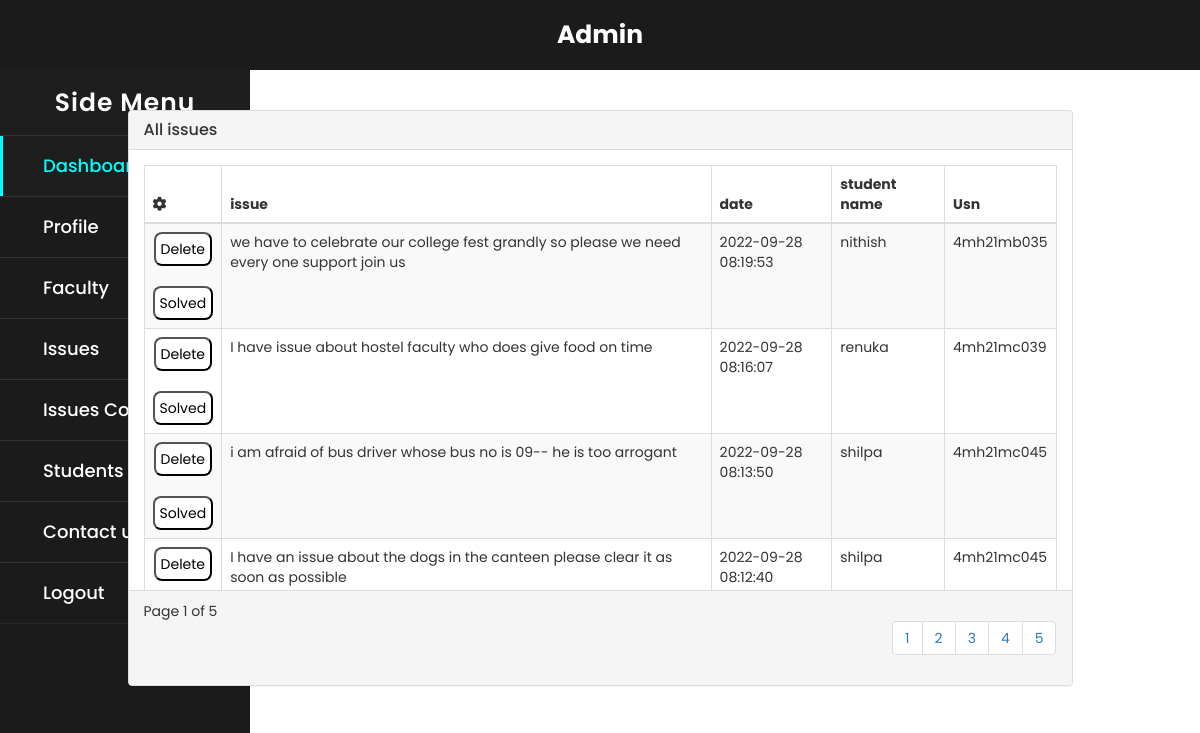
The app's page /Admin/all_issues.php (signed in) with its own data.
### tables this page shows
CREATE TABLE `posts` (
  `id` int(11) NOT NULL,
  `text` varchar(900) NOT NULL,
  `date` timestamp NOT NULL DEFAULT current_timestamp(),
  `studentid` bigint(100) NOT NULL,
  `postoption` varchar(100) NOT NULL DEFAULT 'public',
  `done` varchar(30) NOT NULL DEFAULT 'notdone'
);

CREATE TABLE `student` (
  `Sid` bigint(100) NOT NULL,
  `Name` varchar(255) NOT NULL,
  `Email` varchar(255) NOT NULL,
  `Phone` bigint(50) NOT NULL,
  `Batch` varchar(200) DEFAULT NULL,
  `Branch` int(100) NOT NULL,
  `Password` varchar(255) NOT NULL,
  `status` varchar(100) NOT NULL DEFAULT 'pending'
);

### Admin/all_issues.php (the view, shortened to what this page needs)
<!DOCTYPE html>
<head>
    <link rel="stylesheet" type="text/css" href="../css/table.css">
    <link rel="stylesheet" type="text/css" href="../css/buttons.css">
    <link href="//maxcdn.bootstrapcdn.com/bootstrap/3.3.0/css/bootstrap.min.css" rel="stylesheet" id="bootstrap-css">
</head>
<body>
<?php include '../asset/admin_dash.php'; ?>
    <div class="container">
        <div class="row">
            <br>
            <br>
            <div class="col-md-10 col-md-offset-1">
                <div class="panel panel-default panel-table">
                    <div class="panel-heading">
                        <div class="row">
                            <div class="col col-xs-6">
                                <h3 class="panel-title">All issues</h3>
                            </div>
                        </div>
                    </div>
                    <div class="panel-body table-fixed">
                        <table class="table table-striped table-bordered table-list">
                            <thead>
                                <tr>
                                    <th><em class="fa fa-cog"></em></th>
                                    <th class="hidden-xs">issue</th>
                                    <th>date</th>
                                    <th>student name</th>
                                    <th>Usn</th>
                                </tr>
                            </thead>
                            <tbody>
                                <?php
                                include '../Connection.php';
                                $que = mysqli_query($conn, "select I.*,s.Name as Name,s.Batch as Batch from posts I,student s where s.Sid=I.studentid  and postoption in ('Public','Anonymous') and I.done='notdone' order by date desc");
                                while ($row = mysqli_fetch_array($que)) {
                                    ?>
                                    <tr>
                                        <td align='center'>
                                            <form method="POST" action="all_issues.php">
                                                <input type="submit" name="delete" id="but" onclick="return confirm('confirm to delete')" value="Delete"><br><br>
                                                <input type="submit" name="done" id="butgreen"  value="Solved">
                                            </form>
                                        <td><?php echo $row['text']; ?></td>
                                        <td><?php echo $row['date']; ?></td>
                                        <td><?php echo $row['Name']; ?></td>
                                        <td><?php echo $row['Batch']; ?></td>
                                    </tr>
                                    <?php
                                }
                                ?>
                            </tbody>
                        </table>
                    </div>
                    <div class="panel-footer">
                        <div class="row">
                            <div class="col col-xs-4">Page 1 of 5
                            </div>
                            <div class="col col-xs-8">
                                <ul class="pagination hidden-xs pull-right">
                                    <li><a href="#">1</a></li>
                                    <li><a href="#">2</a></li>
                                    <li><a href="#">3</a></li>
                                    <li><a href="#">4</a></li>
                                    <li><a href="#">5</a></li>
                                </ul>
                            </div>
                        </div>
                    </div>
                </div>
            </div></div></div>
</body>
</html>

### css/table.css (style rules this page uses)
.table-fixed { display: block; height: 440px; overflow-y: auto; }

### css/buttons.css (style rules this page uses)
#but { padding:5px; color: black; background-color: white; border-radius: 8px; border-color: black; }
#butgreen { padding:5px; color: black; background-color: white; border-radius: 8px; border-color: black; }

### asset/admin_dash.php (style rules this page uses)
* { margin: 0; padding: 0; user-select: none; box-sizing: border-box; font-family: 'Poppins', sans-serif; }

### records on screen
posts: text "we have to celebrate our college fest grandly so please we need every one support join us", date "2022-09-28 08:19:53", studentid.Name "nithish", studentid.Batch "4mh21mb035"
posts: text "I have issue about hostel faculty who does give food on time", date "2022-09-28 08:16:07", studentid.Name "renuka", studentid.Batch "4mh21mc039"
posts: text "i am afraid of bus driver whose bus no is 09-- he is too arrogant", date "2022-09-28 08:13:50", studentid.Name "shilpa", studentid.Batch "4mh21mc045"
posts: text "I have an issue about the dogs in the canteen please clear it as soon as possible", date "2022-09-28 08:12:40", studentid.Name "shilpa", studentid.Batch "4mh21mc045"
